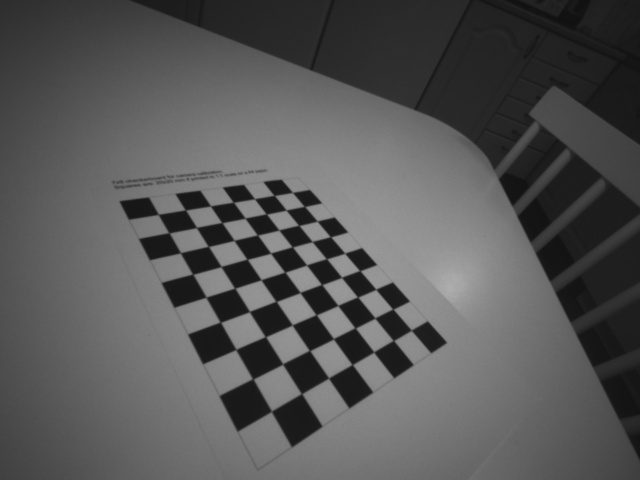
#> input picture D435_Left_6.jpg, 640 x 480 px, given as the content of the folder D435_Left_6.jpgRIGHT, which was not available
$ python camera_calibrate_v_05.py D435_Left_6.jpg   (older library calls are emulated)
#> lines starting #> are read from the running program, lines starting #| are printed output that depends on the picture; pictures that were not available may be replaced by others from this repository, and a replacement may not be noted
import numpy as np
import cv2
import glob
import argparse
import sys
import pdb
from matplotlib import pyplot as plt


class StereoCalibration(object):
    def __init__(self, filepath):
        # termination criteria
        self.criteria = (cv2.TERM_CRITERIA_EPS +
                         cv2.TERM_CRITERIA_MAX_ITER, 30, 0.001)
        self.criteria_cal = (cv2.TERM_CRITERIA_EPS +
                             cv2.TERM_CRITERIA_MAX_ITER, 100, 1e-5)

        # prepare object points, like (0,0,0), (1,0,0), (2,0,0) ....,(7,5,0)
        self.objp = np.zeros((9*7, 3), np.float32)
        self.objp[:, :2] = np.mgrid[0:9, 0:7].T.reshape(-1, 2)

        # Arrays to store object points and image points from all the images.
        self.objpoints = []  # 3d point in real world space
        self.imgpoints_l = []  # 2d points in image plane.
        self.imgpoints_r = []  # 2d points in image plane.

        self.cal_path = filepath
        self.read_images(self.cal_path)

    def read_images(self, cal_path):
#> called with cal_path = 'D435_Left_6.jpg'
        images_right = glob.glob(cal_path + 'RIGHT/*.JPG')
        images_left = glob.glob(cal_path + 'LEFT/*.JPG')
        images_left.sort()
        images_right.sort()

        for i, fname in enumerate(images_right):
            img_l = cv2.imread(images_left[i])
#> img_l is the input picture: shape (480, 640, 3); min 16, max 175, mean 86.6
            img_r = cv2.imread(images_right[i])

            gray_l = cv2.cvtColor(img_l, cv2.COLOR_BGR2GRAY)
            gray_r = cv2.cvtColor(img_r, cv2.COLOR_BGR2GRAY)

            # Find the chess board corners
            ret_l, corners_l = cv2.findChessboardCorners(gray_l, (9, 7), None)
#> ret_l = True; corners_l = 63 rows, first 8: [292.5, 192.4], [304.4, 206.5], [317.2, 221.2], [330.4, 236.6], [344.7, 253.2], [359.9, 270.6], [375.8, 289.3], [392.7, 309]
            ret_r, corners_r = cv2.findChessboardCorners(gray_r, (9, 7), None)
#> ret_r = True; corners_r has the same summary as corners_l

            # If found, add object points, image points (after refining them)
            self.objpoints.append(self.objp)

            if ret_l is True:
                rt = cv2.cornerSubPix(gray_l, corners_l, (11, 11),
                                      (-1, -1), self.criteria)
#> rt = 63 rows, first 8: [292.4, 192.4], [304.9, 206.3], [317.2, 221.1], [330.6, 236.7], [344.7, 253.2], [359.8, 270.6], [375.8, 289.3], [392.9, 309.1]
                self.imgpoints_l.append(corners_l)

                # Draw and display the corners
                ret_l = cv2.drawChessboardCorners(img_l, (9, 7),
                                                  corners_l, ret_l)
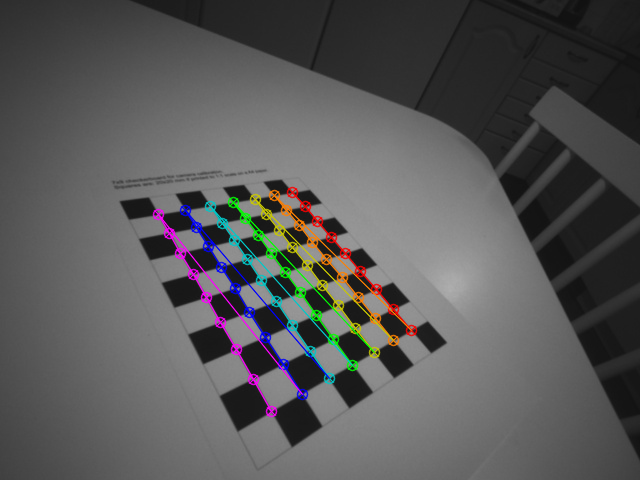
#> ret_l: shape (480, 640, 3); mean B, G, R 87.2, 87.3, 87.7
                cv2.imshow(images_left[i], img_l)
                cv2.waitKey(500)

            if ret_r is True:
                rt = cv2.cornerSubPix(gray_r, corners_r, (11, 11),
                                      (-1, -1), self.criteria)
                self.imgpoints_r.append(corners_r)

                # Draw and display the corners
                ret_r = cv2.drawChessboardCorners(img_r, (9, 7),
                                                  corners_r, ret_r)
                cv2.imshow(images_right[i], img_r)
                cv2.waitKey(500)
            img_shape = gray_l.shape[::-1]
#> img_shape = (640, 480)

        rt, self.M1, self.d1, self.r1, self.t1 = cv2.calibrateCamera(
            self.objpoints, self.imgpoints_l, img_shape, None, None)
#> rt = 0.147; self.M1 = [[383.8, 0, 326.2], [0, 390, 245.7], [0, 0, 1]]; self.d1 = [[0.0857, -0.768, 0.00436, 0.000198, 2.05]]; self.r1 = ([-0.927, 0.0969, 0.991],); self.t1 = ([-1.54, -2.4, 17.6],)
        rt, self.M2, self.d2, self.r2, self.t2 = cv2.calibrateCamera(
            self.objpoints, self.imgpoints_r, img_shape, None, None)
#> self.M2 = [[383.8, 0, 326.2], [0, 390, 245.7], [0, 0, 1]]; self.d2 = [[0.0857, -0.768, 0.00436, 0.000198, 2.05]]; self.r2 = ([-0.927, 0.0969, 0.991],); self.t2 = ([-1.54, -2.4, 17.6],)

        self.camera_model = self.stereo_calibrate(img_shape)

    def stereo_calibrate(self, dims):
#> called with dims = (640, 480)
        flags = 0
        flags |= cv2.CALIB_FIX_INTRINSIC
        # flags |= cv2.CALIB_FIX_PRINCIPAL_POINT
        flags |= cv2.CALIB_USE_INTRINSIC_GUESS
        flags |= cv2.CALIB_FIX_FOCAL_LENGTH
        # flags |= cv2.CALIB_FIX_ASPECT_RATIO
        flags |= cv2.CALIB_ZERO_TANGENT_DIST
        # flags |= cv2.CALIB_RATIONAL_MODEL
        # flags |= cv2.CALIB_SAME_FOCAL_LENGTH
        # flags |= cv2.CALIB_FIX_K3
        # flags |= cv2.CALIB_FIX_K4
        # flags |= cv2.CALIB_FIX_K5

        stereocalib_criteria = (cv2.TERM_CRITERIA_MAX_ITER +
                                cv2.TERM_CRITERIA_EPS, 100, 1e-5)
        ret, M1, d1, M2, d2, R, T, E, F = cv2.stereoCalibrate(
            self.objpoints, self.imgpoints_l,
            self.imgpoints_r, self.M1, self.d1, self.M2,
            self.d2, dims,
            criteria=stereocalib_criteria, flags=flags)
#> ret = 0.147; M1 = [[383.8, 0, 326.2], [0, 390, 245.7], [0, 0, 1]]; d1 = [[0.0857, -0.768, 0.00436, 0.000198, 2.05]]; M2 = [[383.8, 0, 326.2], [0, 390, 245.7], [0, 0, 1]]; d2 = [[0.0857, -0.768, 0.00436, 0.000198, 2.05]]; R = [[1, -5.48e-15, 1.06e-12], [5.48e-15, 1, -1.55e-12], [-1.06e-12, 1.55e-12, 1]]; T = [-1.45e-11, 2.11e-11, 1.07e-12]; E = [[-2.24e-23, -1.07e-12, 2.11e-11], [1.07e-12, 2.25e-23, 1.45e-11], [-2.11e-11, -1.45e-11, 8.78e-26]]; F = [[0.00523, 246059231, -1.95e+12], [-246059231, -0.00508, -1.2e+12], [1.95e+12, 1.2e+12, 1]]
        ################################################3
        print ('rectifying...')
            # Step 3: Stereo rectification
        if len(sys.argv) == 2:
#> (the run stopped early here; a loop or call above may not have finished)

$ run again, on D435_Right_6.jpg
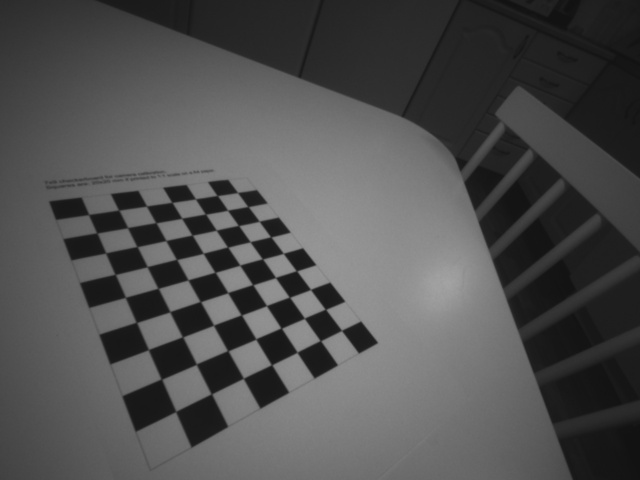
#> input picture D435_Right_6.jpg, 640 x 480 px, given as the content of the folder D435_Right_6.jpgRIGHT, which was not available
#> in read_images, img_l is the input picture: shape (480, 640, 3); min 17, max 163, mean 79.9
#> in read_images, `ret_l, corners_l = cv2.findChessboardCorners(gray_l, (9, 7), None)`: ret_l = True; corners_l = 63 rows, first 8: [237.5, 192.5], [248, 206.6], [259.2, 221.3], [270.6, 236.8], [283.2, 253.3], [296.3, 270.7], [310.5, 289.4], [325.6, 309.4]
#> ret_r = True; corners_r has the same summary as corners_l
#> in read_images, `rt = cv2.cornerSubPix(gray_l, corners_l, (11, 11), (-1, -1), self.crit..`: rt = 63 rows, first 8: [237.5, 192.5], [248.1, 206.6], [259.2, 221.2], [270.8, 236.9], [283.3, 253.3], [296.5, 270.8], [310.5, 289.4], [325.4, 309.3]
#> in read_images, `ret_l = cv2.drawChessboardCorners(img_l, (9, 7), corners_l, ret_l)`:
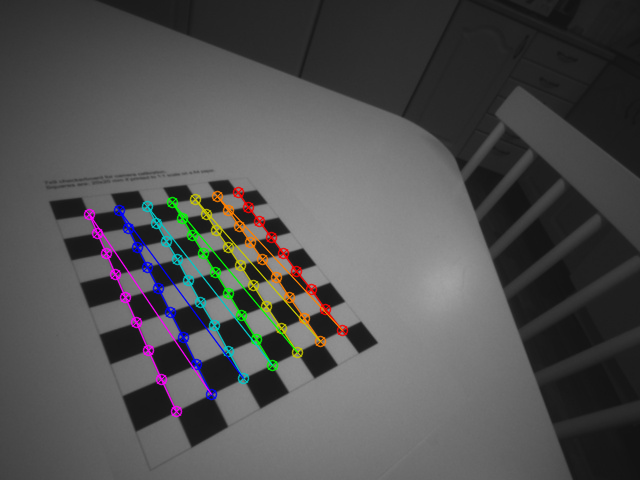
#> ret_l: shape (480, 640, 3); mean B, G, R 80.6, 80.7, 81
#> in read_images, `rt, self.M1, self.d1, self.r1, self.t1 = cv2.calibrateCamera( self.obj..`: rt = 0.128; self.M1 = [[406.5, 0, 337.9], [0, 423.9, 223], [0, 0, 1]]; self.d1 = [[0.00514, 0.0583, 0.00243, 0.000353, -0.127]]; self.r1 = ([-1, 0.12, 0.973],); self.t1 = ([-4.62, -1.34, 18.7],)
#> self.M2 = [[406.5, 0, 337.9], [0, 423.9, 223], [0, 0, 1]]; self.d2 = [[0.00514, 0.0583, 0.00243, 0.000353, -0.127]]; self.r2 = ([-1, 0.12, 0.973],); self.t2 = ([-4.62, -1.34, 18.7],)
#> ret = 0.128; M1 = [[406.5, 0, 337.9], [0, 423.9, 223], [0, 0, 1]]; d1 = [[0.00514, 0.0583, 0.00243, 0.000353, -0.127]]; M2 = [[406.5, 0, 337.9], [0, 423.9, 223], [0, 0, 1]]; d2 = [[0.00514, 0.0583, 0.00243, 0.000353, -0.127]]; R = [[1, -9.01e-13, 8.61e-12], [9.01e-13, 1, -1.91e-11], [-8.61e-12, 1.91e-11, 1]]; T = [-1.41e-10, 2.82e-10, -1.31e-11]; E = [[-2.42e-21, 1.31e-11, 2.82e-10], [-1.31e-11, 2.7e-21, 1.41e-10], [-2.82e-10, -1.41e-10, 2.56e-22]]; F = [[-1.05e-05, 54257.4, 485117186.4], [-54257.4, 1.08e-05, 256107149.6], [-485117186.4, -256107149.6, 1]]
